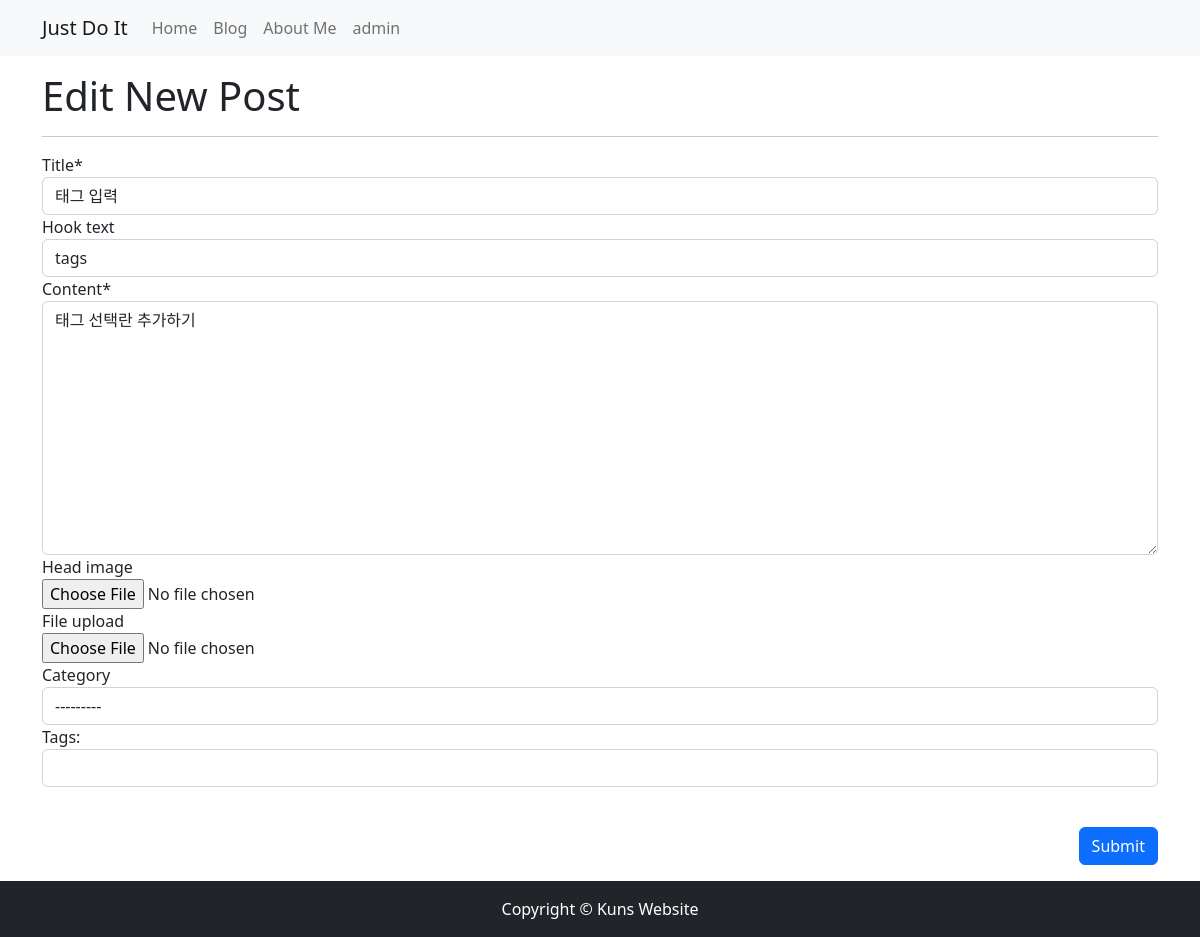
/blog/update_post/9 (signed in), run on the app's committed database.
### blog/models.py (models this page shows, shortened)
class Post(models.Model):
    title = models.CharField(max_length=30) # 최대길이
    hook_text = models.CharField(max_length=100, blank=True)
    content = models.TextField() # 문자열 길이 제한 없다
    head_image = models.ImageField(upload_to='blog/images/%Y/%m/%d/',blank=True)
    file_upload = models.FileField(upload_to='blog/files/%Y/%m/%d/',blank=True)
    created_at = models.DateTimeField(auto_now_add=True) # 현재시간으로 자동저장
    updated_at = models.DateTimeField(auto_now=True) # 다시 저장한 현재시간으로 자동저장
    author = models.ForeignKey(User,null=True, on_delete=models.SET_NULL)
    category = models.ForeignKey(Category, null = True, blank= True, on_delete=models.SET_NULL)
    tags = models.ManyToManyField(Tag, blank=True)

### blog/views.py (the view, shortened to what this page needs)
# urls.py: path('update_post/<int:pk>',views.PostUpdate.as_view()),
class PostUpdate(LoginRequiredMixin, UpdateView):
    model = Post
    fields = ['title', 'hook_text', 'content', 'head_image', 'file_upload', 'category']
    template_name = 'blog/post_update_form.html'
    def get_context_data(self, **kwargs):
        context = super(PostUpdate, self).get_context_data()
        if self.object.tags.exists():
            tags_str_list = list()
            for t in self.object.tags.all():
                tags_str_list.append(t.name)
            context['tags_str_default'] = '; '.join(tags_str_list)
        return context
    def dispatch(self, request, *args, **kwargs):
        if request.user.is_authenticated and request.user == self.get_object().author:
            return super(PostUpdate, self).dispatch(request, *args, **kwargs)
        else:
            raise PermissionDenied

### blog/models.py (called while the page is built)
    def __str__(self):
        return self.name

### blog/templates/blog/post_update_form.html (shortened to what this page needs)
{% extends 'blog/base_full_width.html' %}
{% load crispy_forms_tags %}
{% block main_area %}
    <h1>Edit New Post</h1>
    <hr/>
    <form method="post" enctype="multipart/form-data">{% csrf_token %}
        {{ form | crispy }}
        <div id="div_id_tags_str">
            <th><label for="id_tags_str">Tags:</label></th>
            <td><input type="text" name="tags_str" id="id_tags_str" class="textinput textInput form-control"></td>
        </div>
        <p>
<br>
        </p>
        <p><button type="submit" class="btn btn-primary float-end">Submit</button></p>
    </form>
{% endblock %}

### blog/templates/blog/navbar.html (shortened to what this page needs)
    {% load socialaccount %}
    <nav class="navbar navbar-expand-lg navbar-light bg-light">
        <div class="container">
            <a class="navbar-brand" href="/">Just Do It</a>
            <div class="collapse navbar-collapse" id="navbarNavDropdown">
                <ul class="navbar-nav">
                    <li class="nav-item active">
                        <a class="nav-link" href="/">Home</a>
                    </li>
                    <li class="nav-item">
                        <a class="nav-link" href="/blog/">Blog</a>
                    </li>
                    <li class="nav-item">
                        <a class="nav-link" href="/about_me/">About Me</a>
                    </li>
                </ul>
                <ul class="navbar-nav ml-auto">
                    {% if user.is_authenticated %}
                    <li class="nav-item dropdown">
                        <a class="nav-link" dropdown-toggle" href="#" id="navbarNavDropdownMenyLink" role="button"
                        data-toggle="dropdown" aria-haspopup="true" aria-expanded="false">{{ user.username }}</a>
                    </li>
                    {% else %}
                    <li class="nav-item">
                        <a class="nav-link" href="#" data-toggle="modal" data-target="#loginModal">Log In</a>
                    </li>
                    {% endif %}
                </ul>
            </div>
        </div>
    </nav>

### data on the page
Post: title "태그 입력", hook_text "tags", content "태그 선택란 추가하기", category "---------"

### other printed values
{{ user.username }} "admin"
